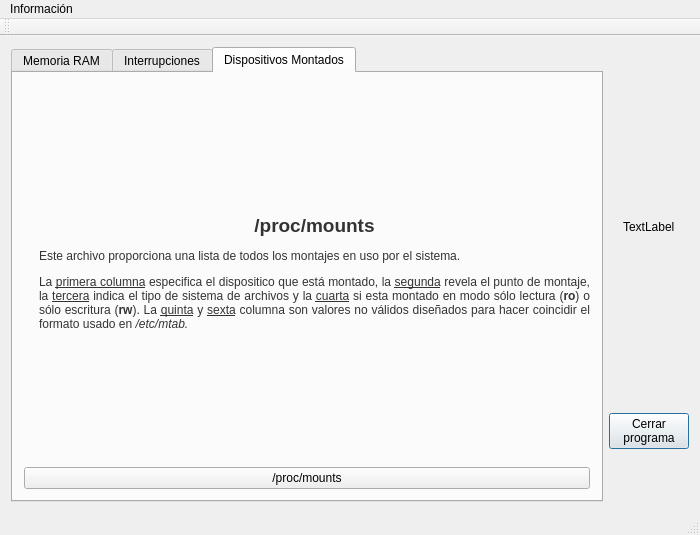
<?xml version="1.0" encoding="UTF-8"?>
<ui version="4.0">
 <class>MainWindow</class>
 <widget class="QMainWindow" name="MainWindow">
  <property name="geometry">
   <rect>
    <x>0</x>
    <y>0</y>
    <width>700</width>
    <height>535</height>
   </rect>
  </property>
  <property name="minimumSize">
   <size>
    <width>700</width>
    <height>535</height>
   </size>
  </property>
  <property name="maximumSize">
   <size>
    <width>1000</width>
    <height>650</height>
   </size>
  </property>
  <property name="baseSize">
   <size>
    <width>700</width>
    <height>535</height>
   </size>
  </property>
  <property name="windowTitle">
   <string>Monitor del sistema.</string>
  </property>
  <widget class="QWidget" name="centralWidget">
   <layout class="QHBoxLayout" name="horizontalLayout">
    <item>
     <widget class="QTabWidget" name="tabWidget">
      <property name="currentIndex">
       <number>2</number>
      </property>
      <widget class="QWidget" name="tab">
       <attribute name="title">
        <string>Memoria RAM</string>
       </attribute>
       <layout class="QVBoxLayout" name="verticalLayout_3">
        <item>
         <layout class="QVBoxLayout" name="verticalLayout_2">
          <item>
           <widget class="QLabel" name="memInfoDescription">
            <property name="autoFillBackground">
             <bool>false</bool>
            </property>
            <property name="text">
             <string>&lt;html&gt;&lt;head/&gt;&lt;body&gt;&lt;p align=&quot;center&quot;&gt;&lt;span style=&quot; font-family:'liberation sans,Myriad ,Bitstream Vera Sans,Lucida Grande,verdana,Luxi Sans,Trebuchet MS,helvetica,verdana,arial,sans-serif'; font-size:14pt; font-weight:600; color:#333333;&quot;&gt;/proc/meminfo&lt;/span&gt;&lt;/p&gt;&lt;p align=&quot;justify&quot;&gt;&lt;span style=&quot; font-family:'liberation sans,Myriad ,Bitstream Vera Sans,Lucida Grande,verdana,Luxi Sans,Trebuchet MS,helvetica,verdana,arial,sans-serif'; font-size:12px; color:#333333;&quot;&gt;El archivo &lt;/span&gt;&lt;span style=&quot; font-family:'liberation sans,Myriad ,Bitstream Vera Sans,Lucida Grande,verdana,Luxi Sans,Trebuchet MS,helvetica,verdana,arial,sans-serif'; font-size:12px; font-weight:600; color:#333333;&quot;&gt;meminfo&lt;/span&gt;&lt;span style=&quot; font-family:'liberation sans,Myriad ,Bitstream Vera Sans,Lucida Grande,verdana,Luxi Sans,Trebuchet MS,helvetica,verdana,arial,sans-serif'; font-size:12px; color:#333333;&quot;&gt; es uno de los más utilizados en el directorio &lt;/span&gt;&lt;span style=&quot; font-family:'liberation sans,Myriad ,Bitstream Vera Sans,Lucida Grande,verdana,Luxi Sans,Trebuchet MS,helvetica,verdana,arial,sans-serif'; font-size:12px; font-weight:600; color:#333333;&quot;&gt;/proc/&lt;/span&gt;&lt;span style=&quot; font-family:'liberation sans,Myriad ,Bitstream Vera Sans,Lucida Grande,verdana,Luxi Sans,Trebuchet MS,helvetica,verdana,arial,sans-serif'; font-size:12px; color:#333333;&quot;&gt;. Este archivo reporta una gran cantidad de información acerca del uso de la memoria RAM.&lt;/span&gt;&lt;/p&gt;&lt;p align=&quot;justify&quot;&gt;&lt;span style=&quot; font-family:'liberation sans,Myriad ,Bitstream Vera Sans,Lucida Grande,verdana,Luxi Sans,Trebuchet MS,helvetica,verdana,arial,sans-serif'; font-size:12px; color:#333333;&quot;&gt;Para obtener más información acerca del contenido de este archivo, se puede consultar el siguiente enlace: &lt;/span&gt;&lt;a href=&quot;https://www.centos.org/docs/5/html/5.1/Deployment_Guide/s2-proc-meminfo.html&quot;&gt;&lt;span style=&quot; text-decoration: underline; color:#0000ff;&quot;&gt;/proc/meminfo&lt;/span&gt;&lt;/a&gt;&lt;span style=&quot; font-family:'liberation sans,Myriad ,Bitstream Vera Sans,Lucida Grande,verdana,Luxi Sans,Trebuchet MS,helvetica,verdana,arial,sans-serif'; font-size:12px; color:#333333;&quot;&gt;.&lt;/span&gt;&lt;/p&gt;&lt;/body&gt;&lt;/html&gt;</string>
            </property>
            <property name="textFormat">
             <enum>Qt::AutoText</enum>
            </property>
            <property name="scaledContents">
             <bool>false</bool>
            </property>
            <property name="wordWrap">
             <bool>true</bool>
            </property>
            <property name="margin">
             <number>15</number>
            </property>
            <property name="indent">
             <number>15</number>
            </property>
            <property name="openExternalLinks">
             <bool>true</bool>
            </property>
           </widget>
          </item>
          <item>
           <widget class="QPushButton" name="memInfoButton">
            <property name="toolTip">
             <string>&lt;html&gt;&lt;head/&gt;&lt;body&gt;&lt;p align=&quot;justify&quot;&gt;Inicia una nueva ventana que monitorea el archivo &lt;span style=&quot; font-weight:600;&quot;&gt;/proc/meminfo&lt;/span&gt; cada 1.5 segundos.&lt;/p&gt;&lt;/body&gt;&lt;/html&gt;</string>
            </property>
            <property name="text">
             <string>Observar contenido</string>
            </property>
            <property name="autoDefault">
             <bool>true</bool>
            </property>
           </widget>
          </item>
         </layout>
        </item>
       </layout>
      </widget>
      <widget class="QWidget" name="tab2">
       <attribute name="title">
        <string>Interrupciones</string>
       </attribute>
       <layout class="QVBoxLayout" name="verticalLayout_5">
        <item>
         <layout class="QVBoxLayout" name="verticalLayout_4">
          <item>
           <widget class="QLabel" name="interruptsDescription">
            <property name="autoFillBackground">
             <bool>false</bool>
            </property>
            <property name="text">
             <string>&lt;html&gt;&lt;head/&gt;&lt;body&gt;&lt;p align=&quot;center&quot;&gt;&lt;span style=&quot; font-family:'liberation sans,Myriad ,Bitstream Vera Sans,Lucida Grande,verdana,Luxi Sans,Trebuchet MS,helvetica,verdana,arial,sans-serif'; font-size:14pt; font-weight:600; color:#333333;&quot;&gt;/proc/interrupts&lt;/span&gt;&lt;/p&gt;&lt;p align=&quot;justify&quot;&gt;&lt;span style=&quot; font-family:'liberation sans,Myriad ,Bitstream Vera Sans,Lucida Grande,verdana,Luxi Sans,Trebuchet MS,helvetica,verdana,arial,sans-serif'; font-size:12px; color:#333333;&quot;&gt;El archivo &lt;/span&gt;&lt;span style=&quot; font-family:'liberation sans,Myriad ,Bitstream Vera Sans,Lucida Grande,verdana,Luxi Sans,Trebuchet MS,helvetica,verdana,arial,sans-serif'; font-size:12px; font-weight:600; color:#333333;&quot;&gt;interrupts&lt;/span&gt;&lt;span style=&quot; font-family:'liberation sans,Myriad ,Bitstream Vera Sans,Lucida Grande,verdana,Luxi Sans,Trebuchet MS,helvetica,verdana,arial,sans-serif'; font-size:12px; color:#333333;&quot;&gt; graba el número de interrupciones por IRQ (del inglés: &lt;/span&gt;&lt;span style=&quot; font-family:'liberation sans,Myriad ,Bitstream Vera Sans,Lucida Grande,verdana,Luxi Sans,Trebuchet MS,helvetica,verdana,arial,sans-serif'; font-size:12px; font-style:italic; color:#333333;&quot;&gt;interrupt request&lt;/span&gt;&lt;span style=&quot; font-family:'liberation sans,Myriad ,Bitstream Vera Sans,Lucida Grande,verdana,Luxi Sans,Trebuchet MS,helvetica,verdana,arial,sans-serif'; font-size:12px; color:#333333;&quot;&gt;).&lt;/span&gt;&lt;/p&gt;&lt;p align=&quot;justify&quot;&gt;&lt;span style=&quot; font-family:'liberation sans,Myriad ,Bitstream Vera Sans,Lucida Grande,verdana,Luxi Sans,Trebuchet MS,helvetica,verdana,arial,sans-serif'; font-size:12px; color:#333333;&quot;&gt;La primer columna se refiere al número de IRQ. Si se consulta en una máquina con múltiples procesadores, el archivo muestra cada CPU del sistema en una columna diferente y su propio número de interrupciones por IRQ. La siguiente columna indica el tipo de interrupción y la última contiene el dispositivo donde se localiza esa IRQ.&lt;/span&gt;&lt;/p&gt;&lt;p align=&quot;justify&quot;&gt;&lt;span style=&quot; font-family:'liberation sans,Myriad ,Bitstream Vera Sans,Lucida Grande,verdana,Luxi Sans,Trebuchet MS,helvetica,verdana,arial,sans-serif'; font-size:12px; color:#333333;&quot;&gt;Cada tipo de interrupciones en este archivo son específicos para una arquitectura, por ello, pueden significar algo diferente.&lt;/span&gt;&lt;/p&gt;&lt;/body&gt;&lt;/html&gt;</string>
            </property>
            <property name="textFormat">
             <enum>Qt::AutoText</enum>
            </property>
            <property name="scaledContents">
             <bool>false</bool>
            </property>
            <property name="wordWrap">
             <bool>true</bool>
            </property>
            <property name="margin">
             <number>15</number>
            </property>
            <property name="indent">
             <number>15</number>
            </property>
            <property name="openExternalLinks">
             <bool>true</bool>
            </property>
           </widget>
          </item>
          <item>
           <widget class="QPushButton" name="interruptsButton">
            <property name="toolTip">
             <string>&lt;html&gt;&lt;head/&gt;&lt;body&gt;&lt;p&gt;Inicia una nueva ventana que monitorea el archivo &lt;span style=&quot; font-weight:600;&quot;&gt;/proc/interrupts&lt;/span&gt; cada 1.5 segundos.&lt;/p&gt;&lt;/body&gt;&lt;/html&gt;</string>
            </property>
            <property name="text">
             <string>/proc/interrupts</string>
            </property>
            <property name="autoDefault">
             <bool>true</bool>
            </property>
           </widget>
          </item>
         </layout>
        </item>
       </layout>
      </widget>
      <widget class="QWidget" name="tab_2">
       <attribute name="title">
        <string>Dispositivos Montados</string>
       </attribute>
       <layout class="QVBoxLayout" name="verticalLayout_6">
        <item>
         <widget class="QLabel" name="interruptsDescription_2">
          <property name="autoFillBackground">
           <bool>false</bool>
          </property>
          <property name="text">
           <string>&lt;html&gt;&lt;head/&gt;&lt;body&gt;&lt;p align=&quot;center&quot;&gt;&lt;span style=&quot; font-family:'liberation sans,Myriad ,Bitstream Vera Sans,Lucida Grande,verdana,Luxi Sans,Trebuchet MS,helvetica,verdana,arial,sans-serif'; font-size:14pt; font-weight:600; color:#333333;&quot;&gt;/proc/mounts&lt;/span&gt;&lt;/p&gt;&lt;p align=&quot;justify&quot;&gt;&lt;span style=&quot; font-family:'liberation sans,Myriad ,Bitstream Vera Sans,Lucida Grande,verdana,Luxi Sans,Trebuchet MS,helvetica,verdana,arial,sans-serif'; font-size:12px; color:#333333;&quot;&gt;Este archivo proporciona una lista de todos los montajes en uso por el sistema.&lt;/span&gt;&lt;/p&gt;&lt;p align=&quot;justify&quot;&gt;&lt;span style=&quot; font-family:'liberation sans,Myriad ,Bitstream Vera Sans,Lucida Grande,verdana,Luxi Sans,Trebuchet MS,helvetica,verdana,arial,sans-serif'; font-size:12px; color:#333333;&quot;&gt;La &lt;/span&gt;&lt;span style=&quot; font-family:'liberation sans,Myriad ,Bitstream Vera Sans,Lucida Grande,verdana,Luxi Sans,Trebuchet MS,helvetica,verdana,arial,sans-serif'; font-size:12px; text-decoration: underline; color:#333333;&quot;&gt;primera columna&lt;/span&gt;&lt;span style=&quot; font-family:'liberation sans,Myriad ,Bitstream Vera Sans,Lucida Grande,verdana,Luxi Sans,Trebuchet MS,helvetica,verdana,arial,sans-serif'; font-size:12px; color:#333333;&quot;&gt; especifica el dispositico que está montado, la &lt;/span&gt;&lt;span style=&quot; font-family:'liberation sans,Myriad ,Bitstream Vera Sans,Lucida Grande,verdana,Luxi Sans,Trebuchet MS,helvetica,verdana,arial,sans-serif'; font-size:12px; text-decoration: underline; color:#333333;&quot;&gt;segunda&lt;/span&gt;&lt;span style=&quot; font-family:'liberation sans,Myriad ,Bitstream Vera Sans,Lucida Grande,verdana,Luxi Sans,Trebuchet MS,helvetica,verdana,arial,sans-serif'; font-size:12px; color:#333333;&quot;&gt; revela el punto de montaje, la &lt;/span&gt;&lt;span style=&quot; font-family:'liberation sans,Myriad ,Bitstream Vera Sans,Lucida Grande,verdana,Luxi Sans,Trebuchet MS,helvetica,verdana,arial,sans-serif'; font-size:12px; text-decoration: underline; color:#333333;&quot;&gt;tercera&lt;/span&gt;&lt;span style=&quot; font-family:'liberation sans,Myriad ,Bitstream Vera Sans,Lucida Grande,verdana,Luxi Sans,Trebuchet MS,helvetica,verdana,arial,sans-serif'; font-size:12px; color:#333333;&quot;&gt; indica el tipo de sistema de archivos y la &lt;/span&gt;&lt;span style=&quot; font-family:'liberation sans,Myriad ,Bitstream Vera Sans,Lucida Grande,verdana,Luxi Sans,Trebuchet MS,helvetica,verdana,arial,sans-serif'; font-size:12px; text-decoration: underline; color:#333333;&quot;&gt;cuarta&lt;/span&gt;&lt;span style=&quot; font-family:'liberation sans,Myriad ,Bitstream Vera Sans,Lucida Grande,verdana,Luxi Sans,Trebuchet MS,helvetica,verdana,arial,sans-serif'; font-size:12px; color:#333333;&quot;&gt; si esta montado en modo sólo lectura (&lt;/span&gt;&lt;span style=&quot; font-family:'liberation sans,Myriad ,Bitstream Vera Sans,Lucida Grande,verdana,Luxi Sans,Trebuchet MS,helvetica,verdana,arial,sans-serif'; font-size:12px; font-weight:600; color:#333333;&quot;&gt;ro&lt;/span&gt;&lt;span style=&quot; font-family:'liberation sans,Myriad ,Bitstream Vera Sans,Lucida Grande,verdana,Luxi Sans,Trebuchet MS,helvetica,verdana,arial,sans-serif'; font-size:12px; color:#333333;&quot;&gt;) o sólo escritura (&lt;/span&gt;&lt;span style=&quot; font-family:'liberation sans,Myriad ,Bitstream Vera Sans,Lucida Grande,verdana,Luxi Sans,Trebuchet MS,helvetica,verdana,arial,sans-serif'; font-size:12px; font-weight:600; color:#333333;&quot;&gt;rw&lt;/span&gt;&lt;span style=&quot; font-family:'liberation sans,Myriad ,Bitstream Vera Sans,Lucida Grande,verdana,Luxi Sans,Trebuchet MS,helvetica,verdana,arial,sans-serif'; font-size:12px; color:#333333;&quot;&gt;). La &lt;/span&gt;&lt;span style=&quot; font-family:'liberation sans,Myriad ,Bitstream Vera Sans,Lucida Grande,verdana,Luxi Sans,Trebuchet MS,helvetica,verdana,arial,sans-serif'; font-size:12px; text-decoration: underline; color:#333333;&quot;&gt;quinta&lt;/span&gt;&lt;span style=&quot; font-family:'liberation sans,Myriad ,Bitstream Vera Sans,Lucida Grande,verdana,Luxi Sans,Trebuchet MS,helvetica,verdana,arial,sans-serif'; font-size:12px; color:#333333;&quot;&gt; y &lt;/span&gt;&lt;span style=&quot; font-family:'liberation sans,Myriad ,Bitstream Vera Sans,Lucida Grande,verdana,Luxi Sans,Trebuchet MS,helvetica,verdana,arial,sans-serif'; font-size:12px; text-decoration: underline; color:#333333;&quot;&gt;sexta&lt;/span&gt;&lt;span style=&quot; font-family:'liberation sans,Myriad ,Bitstream Vera Sans,Lucida Grande,verdana,Luxi Sans,Trebuchet MS,helvetica,verdana,arial,sans-serif'; font-size:12px; color:#333333;&quot;&gt; columna son valores no válidos diseñados para hacer coincidir el formato usado en &lt;/span&gt;&lt;span style=&quot; font-family:'liberation sans,Myriad ,Bitstream Vera Sans,Lucida Grande,verdana,Luxi Sans,Trebuchet MS,helvetica,verdana,arial,sans-serif'; font-size:12px; font-style:italic; color:#333333;&quot;&gt;/etc/mtab.&lt;/span&gt;&lt;/p&gt;&lt;/body&gt;&lt;/html&gt;</string>
          </property>
          <property name="textFormat">
           <enum>Qt::AutoText</enum>
          </property>
          <property name="scaledContents">
           <bool>false</bool>
          </property>
          <property name="wordWrap">
           <bool>true</bool>
          </property>
          <property name="margin">
           <number>15</number>
          </property>
          <property name="indent">
           <number>15</number>
          </property>
          <property name="openExternalLinks">
           <bool>true</bool>
          </property>
         </widget>
        </item>
        <item>
         <widget class="QPushButton" name="mountsButton">
          <property name="toolTip">
           <string>&lt;html&gt;&lt;head/&gt;&lt;body&gt;&lt;p&gt;Inicia una nueva ventana que monitorea el archivo &lt;span style=&quot; font-weight:600;&quot;&gt;/proc/mounts&lt;/span&gt; cada 1.5 segundos.&lt;/p&gt;&lt;/body&gt;&lt;/html&gt;</string>
          </property>
          <property name="text">
           <string>/proc/mounts</string>
          </property>
          <property name="autoDefault">
           <bool>true</bool>
          </property>
         </widget>
        </item>
       </layout>
      </widget>
     </widget>
    </item>
    <item>
     <layout class="QVBoxLayout" name="verticalLayout">
      <item alignment="Qt::AlignHCenter">
       <widget class="QLabel" name="imageLabel">
        <property name="maximumSize">
         <size>
          <width>256</width>
          <height>256</height>
         </size>
        </property>
        <property name="baseSize">
         <size>
          <width>256</width>
          <height>256</height>
         </size>
        </property>
        <property name="text">
         <string>TextLabel</string>
        </property>
       </widget>
      </item>
      <item>
       <widget class="QPushButton" name="pushButton_3">
        <property name="toolTip">
         <string>&lt;html&gt;&lt;head/&gt;&lt;body&gt;&lt;p&gt;Cierra la interfaz principal del programa.&lt;/p&gt;&lt;/body&gt;&lt;/html&gt;</string>
        </property>
        <property name="text">
         <string>Cerrar
programa</string>
        </property>
        <property name="autoDefault">
         <bool>true</bool>
        </property>
        <property name="default">
         <bool>true</bool>
        </property>
       </widget>
      </item>
     </layout>
    </item>
   </layout>
  </widget>
  <widget class="QMenuBar" name="menuBar">
   <property name="geometry">
    <rect>
     <x>0</x>
     <y>0</y>
     <width>700</width>
     <height>19</height>
    </rect>
   </property>
   <widget class="QMenu" name="menuAyuda">
    <property name="title">
     <string>Información</string>
    </property>
    <addaction name="actionAcerca_de"/>
   </widget>
   <addaction name="menuAyuda"/>
  </widget>
  <widget class="QToolBar" name="mainToolBar">
   <attribute name="toolBarArea">
    <enum>TopToolBarArea</enum>
   </attribute>
   <attribute name="toolBarBreak">
    <bool>false</bool>
   </attribute>
  </widget>
  <widget class="QStatusBar" name="statusBar"/>
  <action name="actionAcerca_de">
   <property name="text">
    <string>Acerca de...</string>
   </property>
  </action>
 </widget>
 <layoutdefault spacing="6" margin="11"/>
 <resources/>
 <connections>
  <connection>
   <sender>pushButton_3</sender>
   <signal>clicked()</signal>
   <receiver>MainWindow</receiver>
   <slot>close()</slot>
   <hints>
    <hint type="sourcelabel">
     <x>642</x>
     <y>419</y>
    </hint>
    <hint type="destinationlabel">
     <x>643</x>
     <y>481</y>
    </hint>
   </hints>
  </connection>
 </connections>
</ui>
